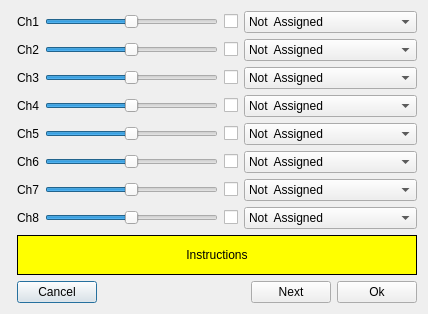
<?xml version="1.0" encoding="UTF-8"?>
<ui version="4.0">
 <class>joystickDialog</class>
 <widget class="QDialog" name="joystickDialog">
  <property name="geometry">
   <rect>
    <x>0</x>
    <y>0</y>
    <width>418</width>
    <height>299</height>
   </rect>
  </property>
  <property name="sizePolicy">
   <sizepolicy hsizetype="MinimumExpanding" vsizetype="MinimumExpanding">
    <horstretch>0</horstretch>
    <verstretch>0</verstretch>
   </sizepolicy>
  </property>
  <property name="windowTitle">
   <string>Configure Joystick</string>
  </property>
  <layout class="QGridLayout" name="gridLayout_3">
   <item row="0" column="0">
    <spacer name="horizontalSpacer_4">
     <property name="orientation">
      <enum>Qt::Horizontal</enum>
     </property>
     <property name="sizeHint" stdset="0">
      <size>
       <width>0</width>
       <height>20</height>
      </size>
     </property>
    </spacer>
   </item>
   <item row="0" column="1">
    <layout class="QGridLayout" name="gridLayout_2">
     <item row="0" column="0">
      <layout class="QGridLayout" name="gridLayout">
       <item row="1" column="0">
        <widget class="QLabel" name="label_2">
         <property name="text">
          <string>Ch2</string>
         </property>
        </widget>
       </item>
       <item row="2" column="1">
        <widget class="QSlider" name="Ch_3">
         <property name="minimum">
          <number>-32767</number>
         </property>
         <property name="maximum">
          <number>32676</number>
         </property>
         <property name="orientation">
          <enum>Qt::Horizontal</enum>
         </property>
         <property name="invertedAppearance">
          <bool>false</bool>
         </property>
         <property name="invertedControls">
          <bool>false</bool>
         </property>
         <property name="tickPosition">
          <enum>QSlider::NoTicks</enum>
         </property>
         <property name="tickInterval">
          <number>0</number>
         </property>
        </widget>
       </item>
       <item row="1" column="3">
        <widget class="QComboBox" name="jsmapCB_2">
         <property name="sizePolicy">
          <sizepolicy hsizetype="Preferred" vsizetype="Fixed">
           <horstretch>0</horstretch>
           <verstretch>0</verstretch>
          </sizepolicy>
         </property>
         <item>
          <property name="text">
           <string>Not  Assigned</string>
          </property>
         </item>
         <item>
          <property name="text">
           <string>Right Vertical</string>
          </property>
         </item>
         <item>
          <property name="text">
           <string>Right Horizontal</string>
          </property>
         </item>
         <item>
          <property name="text">
           <string>Left Vertical</string>
          </property>
         </item>
         <item>
          <property name="text">
           <string>Left Horizontal</string>
          </property>
         </item>
         <item>
          <property name="text">
           <string>P1</string>
          </property>
         </item>
         <item>
          <property name="text">
           <string>P2</string>
          </property>
         </item>
         <item>
          <property name="text">
           <string>P3</string>
          </property>
         </item>
        </widget>
       </item>
       <item row="0" column="0">
        <widget class="QLabel" name="label">
         <property name="text">
          <string>Ch1</string>
         </property>
        </widget>
       </item>
       <item row="2" column="3">
        <widget class="QComboBox" name="jsmapCB_3">
         <property name="sizePolicy">
          <sizepolicy hsizetype="Preferred" vsizetype="Fixed">
           <horstretch>0</horstretch>
           <verstretch>0</verstretch>
          </sizepolicy>
         </property>
         <item>
          <property name="text">
           <string>Not  Assigned</string>
          </property>
         </item>
         <item>
          <property name="text">
           <string>Right Vertical</string>
          </property>
         </item>
         <item>
          <property name="text">
           <string>Right Horizontal</string>
          </property>
         </item>
         <item>
          <property name="text">
           <string>Left Vertical</string>
          </property>
         </item>
         <item>
          <property name="text">
           <string>Left Horizontal</string>
          </property>
         </item>
         <item>
          <property name="text">
           <string>P1</string>
          </property>
         </item>
         <item>
          <property name="text">
           <string>P2</string>
          </property>
         </item>
         <item>
          <property name="text">
           <string>P3</string>
          </property>
         </item>
        </widget>
       </item>
       <item row="1" column="1">
        <widget class="QSlider" name="Ch_2">
         <property name="minimum">
          <number>-32767</number>
         </property>
         <property name="maximum">
          <number>32676</number>
         </property>
         <property name="orientation">
          <enum>Qt::Horizontal</enum>
         </property>
         <property name="invertedAppearance">
          <bool>false</bool>
         </property>
         <property name="invertedControls">
          <bool>false</bool>
         </property>
         <property name="tickPosition">
          <enum>QSlider::NoTicks</enum>
         </property>
         <property name="tickInterval">
          <number>0</number>
         </property>
        </widget>
       </item>
       <item row="0" column="3">
        <widget class="QComboBox" name="jsmapCB_1">
         <property name="sizePolicy">
          <sizepolicy hsizetype="Preferred" vsizetype="Fixed">
           <horstretch>0</horstretch>
           <verstretch>0</verstretch>
          </sizepolicy>
         </property>
         <item>
          <property name="text">
           <string>Not  Assigned</string>
          </property>
         </item>
         <item>
          <property name="text">
           <string>Right Vertical</string>
          </property>
         </item>
         <item>
          <property name="text">
           <string>Right Horizontal</string>
          </property>
         </item>
         <item>
          <property name="text">
           <string>Left Vertical</string>
          </property>
         </item>
         <item>
          <property name="text">
           <string>Left Horizontal</string>
          </property>
         </item>
         <item>
          <property name="text">
           <string>P1</string>
          </property>
         </item>
         <item>
          <property name="text">
           <string>P2</string>
          </property>
         </item>
         <item>
          <property name="text">
           <string>P3</string>
          </property>
         </item>
        </widget>
       </item>
       <item row="3" column="0">
        <widget class="QLabel" name="label_4">
         <property name="text">
          <string>Ch4</string>
         </property>
        </widget>
       </item>
       <item row="4" column="1">
        <widget class="QSlider" name="Ch_5">
         <property name="minimum">
          <number>-32767</number>
         </property>
         <property name="maximum">
          <number>32676</number>
         </property>
         <property name="orientation">
          <enum>Qt::Horizontal</enum>
         </property>
         <property name="invertedAppearance">
          <bool>false</bool>
         </property>
         <property name="invertedControls">
          <bool>false</bool>
         </property>
         <property name="tickPosition">
          <enum>QSlider::NoTicks</enum>
         </property>
         <property name="tickInterval">
          <number>0</number>
         </property>
        </widget>
       </item>
       <item row="5" column="0">
        <widget class="QLabel" name="label_6">
         <property name="text">
          <string>Ch6</string>
         </property>
        </widget>
       </item>
       <item row="2" column="0">
        <widget class="QLabel" name="label_3">
         <property name="text">
          <string>Ch3</string>
         </property>
        </widget>
       </item>
       <item row="4" column="3">
        <widget class="QComboBox" name="jsmapCB_5">
         <property name="sizePolicy">
          <sizepolicy hsizetype="MinimumExpanding" vsizetype="Fixed">
           <horstretch>0</horstretch>
           <verstretch>0</verstretch>
          </sizepolicy>
         </property>
         <item>
          <property name="text">
           <string>Not  Assigned</string>
          </property>
         </item>
         <item>
          <property name="text">
           <string>Right Vertical</string>
          </property>
         </item>
         <item>
          <property name="text">
           <string>Right Horizontal</string>
          </property>
         </item>
         <item>
          <property name="text">
           <string>Left Vertical</string>
          </property>
         </item>
         <item>
          <property name="text">
           <string>Left Horizontal</string>
          </property>
         </item>
         <item>
          <property name="text">
           <string>P1</string>
          </property>
         </item>
         <item>
          <property name="text">
           <string>P2</string>
          </property>
         </item>
         <item>
          <property name="text">
           <string>P3</string>
          </property>
         </item>
        </widget>
       </item>
       <item row="3" column="1">
        <widget class="QSlider" name="Ch_4">
         <property name="minimum">
          <number>-32767</number>
         </property>
         <property name="maximum">
          <number>32676</number>
         </property>
         <property name="orientation">
          <enum>Qt::Horizontal</enum>
         </property>
         <property name="invertedAppearance">
          <bool>false</bool>
         </property>
         <property name="invertedControls">
          <bool>false</bool>
         </property>
         <property name="tickPosition">
          <enum>QSlider::NoTicks</enum>
         </property>
         <property name="tickInterval">
          <number>0</number>
         </property>
        </widget>
       </item>
       <item row="3" column="3">
        <widget class="QComboBox" name="jsmapCB_4">
         <property name="sizePolicy">
          <sizepolicy hsizetype="Preferred" vsizetype="Fixed">
           <horstretch>0</horstretch>
           <verstretch>0</verstretch>
          </sizepolicy>
         </property>
         <item>
          <property name="text">
           <string>Not  Assigned</string>
          </property>
         </item>
         <item>
          <property name="text">
           <string>Right Vertical</string>
          </property>
         </item>
         <item>
          <property name="text">
           <string>Right Horizontal</string>
          </property>
         </item>
         <item>
          <property name="text">
           <string>Left Vertical</string>
          </property>
         </item>
         <item>
          <property name="text">
           <string>Left Horizontal</string>
          </property>
         </item>
         <item>
          <property name="text">
           <string>P1</string>
          </property>
         </item>
         <item>
          <property name="text">
           <string>P2</string>
          </property>
         </item>
         <item>
          <property name="text">
           <string>P3</string>
          </property>
         </item>
        </widget>
       </item>
       <item row="5" column="1">
        <widget class="QSlider" name="Ch_6">
         <property name="minimum">
          <number>-32767</number>
         </property>
         <property name="maximum">
          <number>32676</number>
         </property>
         <property name="orientation">
          <enum>Qt::Horizontal</enum>
         </property>
         <property name="invertedAppearance">
          <bool>false</bool>
         </property>
         <property name="invertedControls">
          <bool>false</bool>
         </property>
         <property name="tickPosition">
          <enum>QSlider::NoTicks</enum>
         </property>
         <property name="tickInterval">
          <number>0</number>
         </property>
        </widget>
       </item>
       <item row="5" column="3">
        <widget class="QComboBox" name="jsmapCB_6">
         <property name="sizePolicy">
          <sizepolicy hsizetype="Preferred" vsizetype="Fixed">
           <horstretch>0</horstretch>
           <verstretch>0</verstretch>
          </sizepolicy>
         </property>
         <item>
          <property name="text">
           <string>Not  Assigned</string>
          </property>
         </item>
         <item>
          <property name="text">
           <string>Right Vertical</string>
          </property>
         </item>
         <item>
          <property name="text">
           <string>Right Horizontal</string>
          </property>
         </item>
         <item>
          <property name="text">
           <string>Left Vertical</string>
          </property>
         </item>
         <item>
          <property name="text">
           <string>Left Horizontal</string>
          </property>
         </item>
         <item>
          <property name="text">
           <string>P1</string>
          </property>
         </item>
         <item>
          <property name="text">
           <string>P2</string>
          </property>
         </item>
         <item>
          <property name="text">
           <string>P3</string>
          </property>
         </item>
        </widget>
       </item>
       <item row="4" column="0">
        <widget class="QLabel" name="label_5">
         <property name="text">
          <string>Ch5</string>
         </property>
        </widget>
       </item>
       <item row="6" column="0">
        <widget class="QLabel" name="label_7">
         <property name="text">
          <string>Ch7</string>
         </property>
        </widget>
       </item>
       <item row="6" column="1">
        <widget class="QSlider" name="Ch_7">
         <property name="minimum">
          <number>-32767</number>
         </property>
         <property name="maximum">
          <number>32676</number>
         </property>
         <property name="orientation">
          <enum>Qt::Horizontal</enum>
         </property>
         <property name="invertedAppearance">
          <bool>false</bool>
         </property>
         <property name="invertedControls">
          <bool>false</bool>
         </property>
         <property name="tickPosition">
          <enum>QSlider::NoTicks</enum>
         </property>
         <property name="tickInterval">
          <number>0</number>
         </property>
        </widget>
       </item>
       <item row="6" column="3">
        <widget class="QComboBox" name="jsmapCB_7">
         <property name="sizePolicy">
          <sizepolicy hsizetype="Preferred" vsizetype="Fixed">
           <horstretch>0</horstretch>
           <verstretch>0</verstretch>
          </sizepolicy>
         </property>
         <item>
          <property name="text">
           <string>Not  Assigned</string>
          </property>
         </item>
         <item>
          <property name="text">
           <string>Right Vertical</string>
          </property>
         </item>
         <item>
          <property name="text">
           <string>Right Horizontal</string>
          </property>
         </item>
         <item>
          <property name="text">
           <string>Left Vertical</string>
          </property>
         </item>
         <item>
          <property name="text">
           <string>Left Horizontal</string>
          </property>
         </item>
         <item>
          <property name="text">
           <string>P1</string>
          </property>
         </item>
         <item>
          <property name="text">
           <string>P2</string>
          </property>
         </item>
         <item>
          <property name="text">
           <string>P3</string>
          </property>
         </item>
        </widget>
       </item>
       <item row="7" column="0">
        <widget class="QLabel" name="label_8">
         <property name="text">
          <string>Ch8</string>
         </property>
        </widget>
       </item>
       <item row="7" column="1">
        <widget class="QSlider" name="Ch_8">
         <property name="minimum">
          <number>-32767</number>
         </property>
         <property name="maximum">
          <number>32676</number>
         </property>
         <property name="orientation">
          <enum>Qt::Horizontal</enum>
         </property>
         <property name="invertedAppearance">
          <bool>false</bool>
         </property>
         <property name="invertedControls">
          <bool>false</bool>
         </property>
         <property name="tickPosition">
          <enum>QSlider::NoTicks</enum>
         </property>
         <property name="tickInterval">
          <number>0</number>
         </property>
        </widget>
       </item>
       <item row="7" column="3">
        <widget class="QComboBox" name="jsmapCB_8">
         <property name="sizePolicy">
          <sizepolicy hsizetype="Preferred" vsizetype="Fixed">
           <horstretch>0</horstretch>
           <verstretch>0</verstretch>
          </sizepolicy>
         </property>
         <item>
          <property name="text">
           <string>Not  Assigned</string>
          </property>
         </item>
         <item>
          <property name="text">
           <string>Right Vertical</string>
          </property>
         </item>
         <item>
          <property name="text">
           <string>Right Horizontal</string>
          </property>
         </item>
         <item>
          <property name="text">
           <string>Left Vertical</string>
          </property>
         </item>
         <item>
          <property name="text">
           <string>Left Horizontal</string>
          </property>
         </item>
         <item>
          <property name="text">
           <string>P1</string>
          </property>
         </item>
         <item>
          <property name="text">
           <string>P2</string>
          </property>
         </item>
         <item>
          <property name="text">
           <string>P3</string>
          </property>
         </item>
        </widget>
       </item>
       <item row="0" column="1">
        <widget class="QSlider" name="Ch_1">
         <property name="minimum">
          <number>-32767</number>
         </property>
         <property name="maximum">
          <number>32676</number>
         </property>
         <property name="orientation">
          <enum>Qt::Horizontal</enum>
         </property>
         <property name="invertedAppearance">
          <bool>false</bool>
         </property>
         <property name="invertedControls">
          <bool>false</bool>
         </property>
         <property name="tickPosition">
          <enum>QSlider::NoTicks</enum>
         </property>
         <property name="tickInterval">
          <number>0</number>
         </property>
        </widget>
       </item>
       <item row="0" column="2">
        <widget class="QCheckBox" name="ChInv_1">
         <property name="text">
          <string notr="true"/>
         </property>
        </widget>
       </item>
       <item row="1" column="2">
        <widget class="QCheckBox" name="ChInv_2">
         <property name="text">
          <string notr="true"/>
         </property>
        </widget>
       </item>
       <item row="2" column="2">
        <widget class="QCheckBox" name="ChInv_3">
         <property name="text">
          <string notr="true"/>
         </property>
        </widget>
       </item>
       <item row="3" column="2">
        <widget class="QCheckBox" name="ChInv_4">
         <property name="text">
          <string notr="true"/>
         </property>
        </widget>
       </item>
       <item row="4" column="2">
        <widget class="QCheckBox" name="ChInv_5">
         <property name="text">
          <string notr="true"/>
         </property>
        </widget>
       </item>
       <item row="5" column="2">
        <widget class="QCheckBox" name="ChInv_6">
         <property name="text">
          <string notr="true"/>
         </property>
        </widget>
       </item>
       <item row="6" column="2">
        <widget class="QCheckBox" name="ChInv_7">
         <property name="text">
          <string notr="true"/>
         </property>
        </widget>
       </item>
       <item row="7" column="2">
        <widget class="QCheckBox" name="ChInv_8">
         <property name="text">
          <string notr="true"/>
         </property>
        </widget>
       </item>
      </layout>
     </item>
     <item row="1" column="0">
      <widget class="QLabel" name="howtoLabel">
       <property name="sizePolicy">
        <sizepolicy hsizetype="MinimumExpanding" vsizetype="Fixed">
         <horstretch>0</horstretch>
         <verstretch>0</verstretch>
        </sizepolicy>
       </property>
       <property name="minimumSize">
        <size>
         <width>400</width>
         <height>40</height>
        </size>
       </property>
       <property name="autoFillBackground">
        <bool>false</bool>
       </property>
       <property name="styleSheet">
        <string notr="true">background:rgb(255, 255, 0);</string>
       </property>
       <property name="frameShape">
        <enum>QFrame::Box</enum>
       </property>
       <property name="text">
        <string>Instructions</string>
       </property>
       <property name="alignment">
        <set>Qt::AlignCenter</set>
       </property>
      </widget>
     </item>
     <item row="2" column="0">
      <layout class="QHBoxLayout" name="horizontalLayout">
       <item>
        <widget class="QPushButton" name="cancelButton">
         <property name="sizePolicy">
          <sizepolicy hsizetype="MinimumExpanding" vsizetype="Fixed">
           <horstretch>0</horstretch>
           <verstretch>0</verstretch>
          </sizepolicy>
         </property>
         <property name="text">
          <string>Cancel</string>
         </property>
        </widget>
       </item>
       <item>
        <spacer name="horizontalSpacer_2">
         <property name="orientation">
          <enum>Qt::Horizontal</enum>
         </property>
         <property name="sizeHint" stdset="0">
          <size>
           <width>198</width>
           <height>20</height>
          </size>
         </property>
        </spacer>
       </item>
       <item>
        <widget class="QPushButton" name="nextButton">
         <property name="sizePolicy">
          <sizepolicy hsizetype="MinimumExpanding" vsizetype="Fixed">
           <horstretch>0</horstretch>
           <verstretch>0</verstretch>
          </sizepolicy>
         </property>
         <property name="text">
          <string>Next</string>
         </property>
        </widget>
       </item>
       <item>
        <widget class="QPushButton" name="okButton">
         <property name="sizePolicy">
          <sizepolicy hsizetype="MinimumExpanding" vsizetype="Fixed">
           <horstretch>0</horstretch>
           <verstretch>0</verstretch>
          </sizepolicy>
         </property>
         <property name="text">
          <string>Ok</string>
         </property>
        </widget>
       </item>
      </layout>
     </item>
    </layout>
   </item>
   <item row="0" column="2">
    <spacer name="horizontalSpacer_3">
     <property name="orientation">
      <enum>Qt::Horizontal</enum>
     </property>
     <property name="sizeHint" stdset="0">
      <size>
       <width>0</width>
       <height>20</height>
      </size>
     </property>
    </spacer>
   </item>
   <item row="1" column="0" colspan="2">
    <spacer name="verticalSpacer">
     <property name="orientation">
      <enum>Qt::Vertical</enum>
     </property>
     <property name="sizeHint" stdset="0">
      <size>
       <width>20</width>
       <height>0</height>
      </size>
     </property>
    </spacer>
   </item>
  </layout>
 </widget>
 <resources>
  <include location="companion9x.qrc"/>
 </resources>
 <connections/>
</ui>
